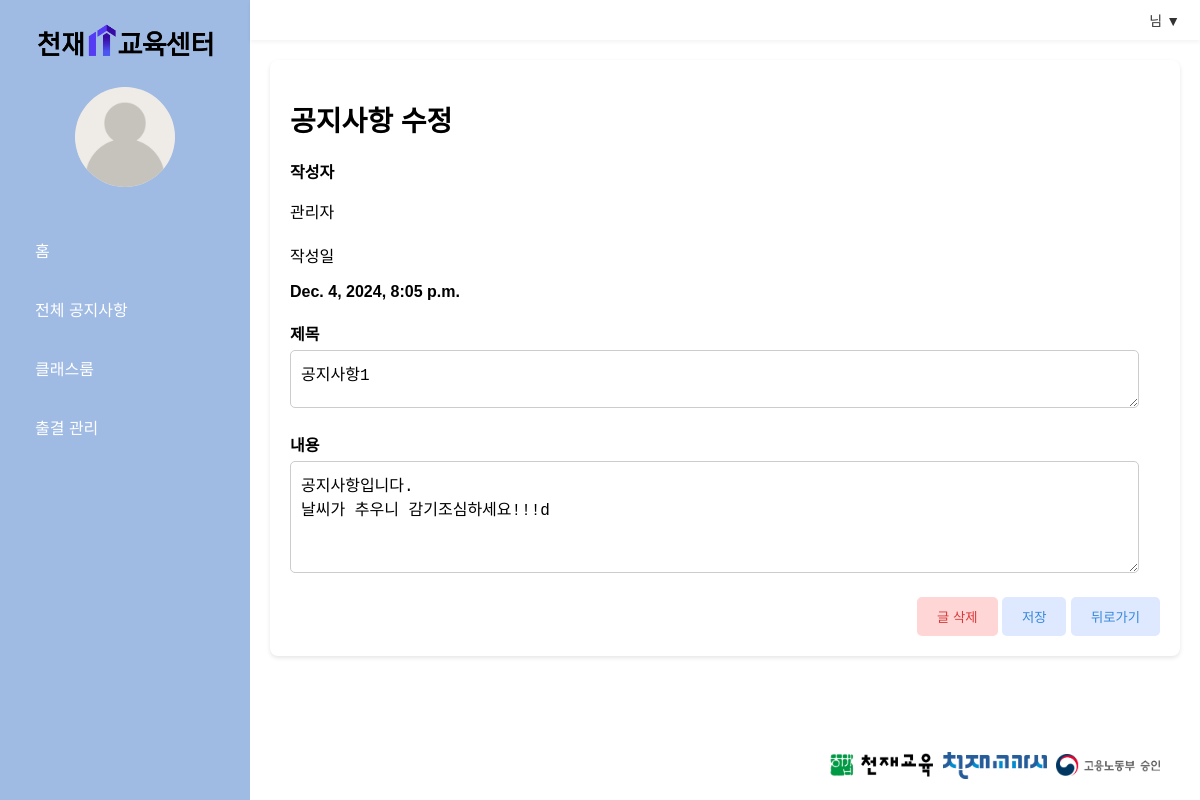
Screenshot of /notices/update/2 with the database file from the repository.
### managementapp/models.py (models this page shows)
class Documents(models.Model):
    title = models.TextField(max_length=300)
    writer = models.CharField(max_length=200)
    content = models.TextField()
    rdate = models.DateTimeField()
    udate = models.DateTimeField()
    view_count = models.IntegerField()

### managementapp/views.py (the view)
# urls.py: path('notices/update/<int:id>',views.notice_update, name='notice_update'),
def notice_update(request,id):
    template = loader.get_template('notices/notice_update.html')
    document=Documents.objects.get(id=id)
    context = {
        'document': document
    }
    return HttpResponse(template.render(context,request))

### managementapp/templates/notices/notice_update.html (shortened to what this page needs)
{% extends "base.html" %}
{% block content %}
{% load static %}
<link rel="stylesheet" href="{% static 'css/update.css' %}">
</head>
<body>
  <div class="edit-container">
    <h1>공지사항 수정</h1>
    <form action="../notice_update_ok/{{document.id}}" method="POST">
      <div class="form-group">
        <label>작성자</label>
          <p>{{document.writer}}</p>
        </div>
      <div class="form-group">
          <p>작성일</p>
          <label>{{document.udate}}</label>
        </div>
      <div class="form-group">
        <label for="title">제목</label>
        <textarea type="text" id="title" name="title" required>{{document.title}}</textarea>
      </div>
      <div class="form-group">
        <label for="content">내용</label>
        <textarea id="content" name="content" rows="5" required>{{document.content}}</textarea>
      </div>
      <div class="button-container">
        <button type ='button' class="cancel-button" onclick=showPopup()>글 삭제</button>
        <button class="confirm-button" >저장</button>
        <button class="confirm-button" onclick="window.history.back()">뒤로가기</button>
      </div>
    </form>
  </div>
</body>
<link rel="stylesheet" href="{% static 'css/delete.css' %}">
{% endblock %}

### managementapp/static/css/base.css (style rules this page uses)
body { margin: 0; font-family: Arial, sans-serif; background-color: #fff; display: flex; flex-direction: column; }

### managementapp/static/css/update.css (style rules this page uses)
.edit-container { padding: 20px; background-color: #fff; border-radius: 8px; box-shadow: 0 2px 4px rgba(0, 0, 0, 0.1); }
h1 { font-size: 28px; font-weight: bold; margin-bottom: 20px; }
.form-group { margin-bottom: 20px; }
label { font-size: 16px; font-weight: bold; }
input[type="text"], textarea { width: 95%; padding: 10px; font-size: 16px; border-radius: 5px; border: 1px solid #ccc; margin-top: 5px; }
textarea { resize: vertical; }
.button-container { margin-top: 20px; text-align: right; }
.button-container .cancel-button { background-color: #FFD6D6; color: #D83939; padding: 10px 20px; border: none; border-radius: 5px; cursor: pointer; }
.button-container .confirm-button { background-color: #DEE8FF; color: #3788D8; padding: 10px 20px; border: none; border-radius: 5px; cursor: pointer; }

### managementapp/static/css/delete.css (style rules this page uses)
body { font-family: Arial, sans-serif; margin: 0; padding: 0; display: flex; justify-content: center; align-items: center; height: 100vh; background-color: #f4f4f9; }
.confirm-button { background-color: #FFD6D6; color: #D83939; }
.cancel-button { background-color: #DEE8FF; color: #3788D8; }

### rows the page displays
Documents: writer "관리자", udate "Dec. 4, 2024, 8:05 p.m.", title "공지사항1", content "공지사항입니다. 날씨가 추우니 감기조심하세요!!!d"
